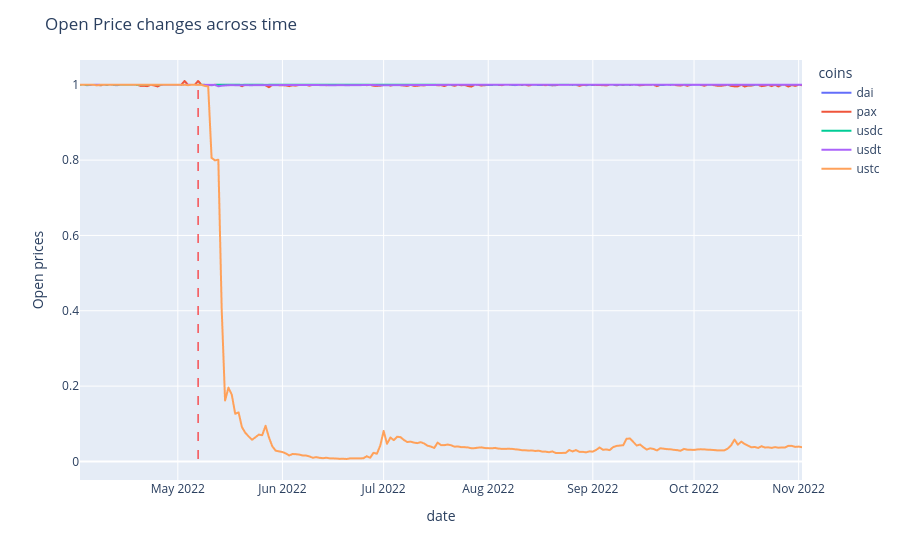
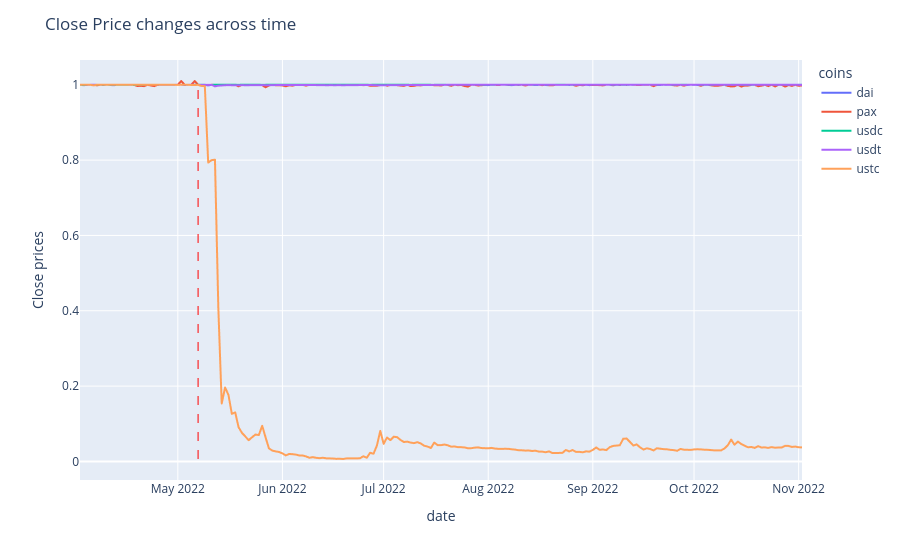
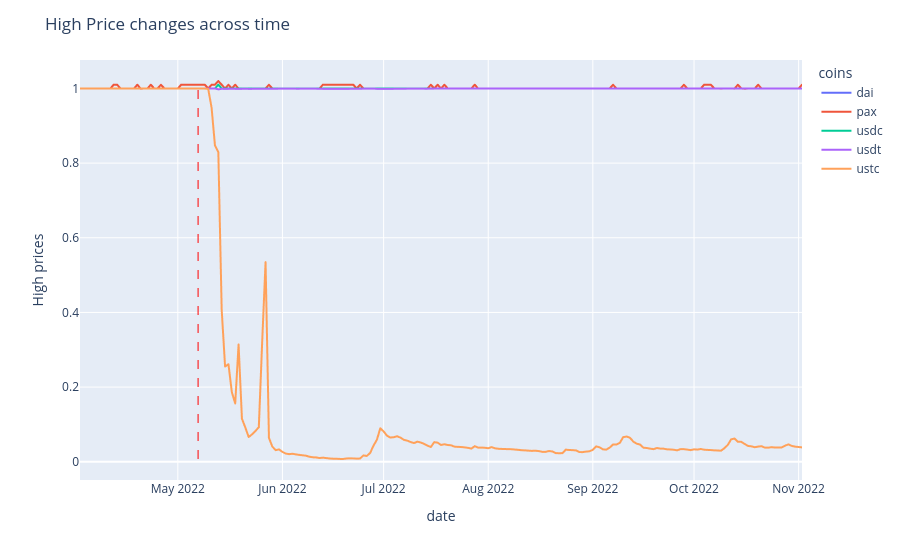
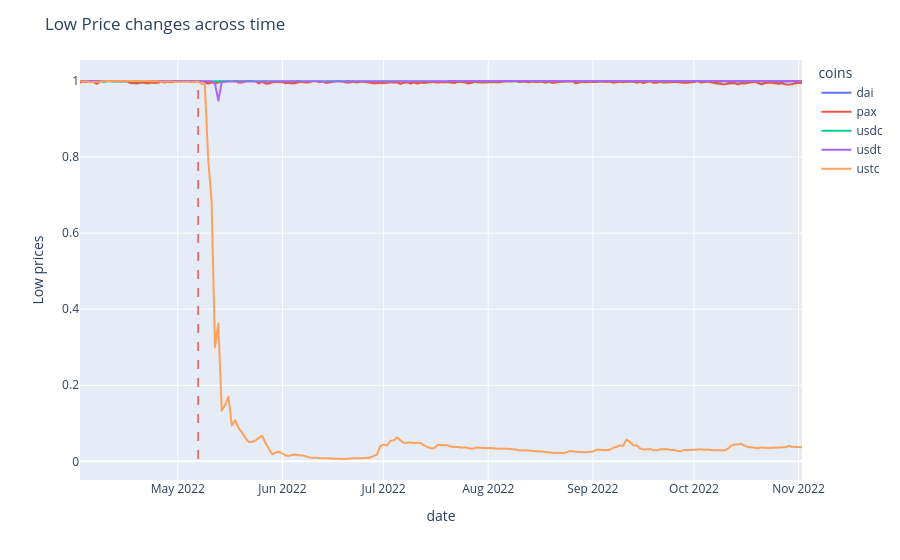

The notebook cell saved with these charts, in order:
### Markdown cell above
## Analysing coin prices for ERC20

### Code cell
create_line_graph(price_data[price_data['coins'] != "wluna"], 'date', 'Open', 'coins')
create_line_graph(price_data[price_data['coins'] != "wluna"], 'date', 'Close', 'coins')
create_line_graph(price_data[price_data['coins'] != "wluna"], 'date', 'High', 'coins')
create_line_graph(price_data[price_data['coins'] != "wluna"], 'date', 'Low', 'coins')

### Figure 1 — Plotly figure (JSON) as saved in the notebook; plotly's stock layout.template omitted (floating-point values rounded to 4 significant figures; data arrays with more than 128 entries replaced by an {"elided": "..."} marker saying what was removed)
{"data": [{"hovertemplate": "coins=dai<br>date=%{x}<br>Open=%{y}<extra></extra>", "legendgroup": "dai", "line": {"color": "#636efa", "dash": "solid"}, "marker": {"symbol": "circle"}, "mode": "lines", "name": "dai", "showlegend": true, "type": "scattergl", "x": {"elided": "215 str values"}, "xaxis": "x", "y": {"elided": "215 float values"}, "yaxis": "y"}, {"hovertemplate": "coins=pax<br>date=%{x}<br>Open=%{y}<extra></extra>", "legendgroup": "pax", "line": {"color": "#EF553B", "dash": "solid"}, "marker": {"symbol": "circle"}, "mode": "lines", "name": "pax", "showlegend": true, "type": "scattergl", "x": {"elided": "215 str values"}, "xaxis": "x", "y": {"elided": "215 float values"}, "yaxis": "y"}, {"hovertemplate": "coins=usdc<br>date=%{x}<br>Open=%{y}<extra></extra>", "legendgroup": "usdc", "line": {"color": "#00cc96", "dash": "solid"}, "marker": {"symbol": "circle"}, "mode": "lines", "name": "usdc", "showlegend": true, "type": "scattergl", "x": {"elided": "215 str values"}, "xaxis": "x", "y": {"elided": "215 float values"}, "yaxis": "y"}, {"hovertemplate": "coins=usdt<br>date=%{x}<br>Open=%{y}<extra></extra>", "legendgroup": "usdt", "line": {"color": "#ab63fa", "dash": "solid"}, "marker": {"symbol": "circle"}, "mode": "lines", "name": "usdt", "showlegend": true, "type": "scattergl", "x": {"elided": "215 str values"}, "xaxis": "x", "y": {"elided": "215 float values"}, "yaxis": "y"}, {"hovertemplate": "coins=ustc<br>date=%{x}<br>Open=%{y}<extra></extra>", "legendgroup": "ustc", "line": {"color": "#FFA15A", "dash": "solid"}, "marker": {"symbol": "circle"}, "mode": "lines", "name": "ustc", "showlegend": true, "type": "scattergl", "x": {"elided": "215 str values"}, "xaxis": "x", "y": {"elided": "215 float values"}, "yaxis": "y"}], "layout": {"legend": {"title": {"text": "coins"}, "tracegroupgap": 0}, "margin": {"t": 60}, "shapes": [{"line": {"color": "red", "dash": "dash", "width": 1}, "type": "line", "x0": "2022-05-07T00:00:00", "x1": "2022-05-07T00:00:00", "y0": 0.00654, "y1": 1.01}], "title": {"text": "Open Price changes across time"}, "xaxis": {"anchor": "y", "domain": [0, 1], "title": {"text": "date"}}, "yaxis": {"anchor": "x", "domain": [0, 1], "title": {"text": "Open prices"}}}}

### Figure 2 — Plotly figure (JSON) as saved in the notebook; plotly's stock layout.template omitted (floating-point values rounded to 4 significant figures; data arrays with more than 128 entries replaced by an {"elided": "..."} marker saying what was removed)
{"data": [{"hovertemplate": "coins=dai<br>date=%{x}<br>Close=%{y}<extra></extra>", "legendgroup": "dai", "line": {"color": "#636efa", "dash": "solid"}, "marker": {"symbol": "circle"}, "mode": "lines", "name": "dai", "showlegend": true, "type": "scattergl", "x": {"elided": "215 str values"}, "xaxis": "x", "y": {"elided": "215 float values"}, "yaxis": "y"}, {"hovertemplate": "coins=pax<br>date=%{x}<br>Close=%{y}<extra></extra>", "legendgroup": "pax", "line": {"color": "#EF553B", "dash": "solid"}, "marker": {"symbol": "circle"}, "mode": "lines", "name": "pax", "showlegend": true, "type": "scattergl", "x": {"elided": "215 str values"}, "xaxis": "x", "y": {"elided": "215 float values"}, "yaxis": "y"}, {"hovertemplate": "coins=usdc<br>date=%{x}<br>Close=%{y}<extra></extra>", "legendgroup": "usdc", "line": {"color": "#00cc96", "dash": "solid"}, "marker": {"symbol": "circle"}, "mode": "lines", "name": "usdc", "showlegend": true, "type": "scattergl", "x": {"elided": "215 str values"}, "xaxis": "x", "y": {"elided": "215 float values"}, "yaxis": "y"}, {"hovertemplate": "coins=usdt<br>date=%{x}<br>Close=%{y}<extra></extra>", "legendgroup": "usdt", "line": {"color": "#ab63fa", "dash": "solid"}, "marker": {"symbol": "circle"}, "mode": "lines", "name": "usdt", "showlegend": true, "type": "scattergl", "x": {"elided": "215 str values"}, "xaxis": "x", "y": {"elided": "215 float values"}, "yaxis": "y"}, {"hovertemplate": "coins=ustc<br>date=%{x}<br>Close=%{y}<extra></extra>", "legendgroup": "ustc", "line": {"color": "#FFA15A", "dash": "solid"}, "marker": {"symbol": "circle"}, "mode": "lines", "name": "ustc", "showlegend": true, "type": "scattergl", "x": {"elided": "215 str values"}, "xaxis": "x", "y": {"elided": "215 float values"}, "yaxis": "y"}], "layout": {"legend": {"title": {"text": "coins"}, "tracegroupgap": 0}, "margin": {"t": 60}, "shapes": [{"line": {"color": "red", "dash": "dash", "width": 1}, "type": "line", "x0": "2022-05-07T00:00:00", "x1": "2022-05-07T00:00:00", "y0": 0.00654, "y1": 1.01}], "title": {"text": "Close Price changes across time"}, "xaxis": {"anchor": "y", "domain": [0, 1], "title": {"text": "date"}}, "yaxis": {"anchor": "x", "domain": [0, 1], "title": {"text": "Close prices"}}}}

### Figure 3 — Plotly figure (JSON) as saved in the notebook; plotly's stock layout.template omitted (floating-point values rounded to 4 significant figures; data arrays with more than 128 entries replaced by an {"elided": "..."} marker saying what was removed)
{"data": [{"hovertemplate": "coins=dai<br>date=%{x}<br>High=%{y}<extra></extra>", "legendgroup": "dai", "line": {"color": "#636efa", "dash": "solid"}, "marker": {"symbol": "circle"}, "mode": "lines", "name": "dai", "showlegend": true, "type": "scattergl", "x": {"elided": "215 str values"}, "xaxis": "x", "y": {"elided": "215 float values"}, "yaxis": "y"}, {"hovertemplate": "coins=pax<br>date=%{x}<br>High=%{y}<extra></extra>", "legendgroup": "pax", "line": {"color": "#EF553B", "dash": "solid"}, "marker": {"symbol": "circle"}, "mode": "lines", "name": "pax", "showlegend": true, "type": "scattergl", "x": {"elided": "215 str values"}, "xaxis": "x", "y": {"elided": "215 float values"}, "yaxis": "y"}, {"hovertemplate": "coins=usdc<br>date=%{x}<br>High=%{y}<extra></extra>", "legendgroup": "usdc", "line": {"color": "#00cc96", "dash": "solid"}, "marker": {"symbol": "circle"}, "mode": "lines", "name": "usdc", "showlegend": true, "type": "scattergl", "x": {"elided": "215 str values"}, "xaxis": "x", "y": {"elided": "215 float values"}, "yaxis": "y"}, {"hovertemplate": "coins=usdt<br>date=%{x}<br>High=%{y}<extra></extra>", "legendgroup": "usdt", "line": {"color": "#ab63fa", "dash": "solid"}, "marker": {"symbol": "circle"}, "mode": "lines", "name": "usdt", "showlegend": true, "type": "scattergl", "x": {"elided": "215 str values"}, "xaxis": "x", "y": {"elided": "215 float values"}, "yaxis": "y"}, {"hovertemplate": "coins=ustc<br>date=%{x}<br>High=%{y}<extra></extra>", "legendgroup": "ustc", "line": {"color": "#FFA15A", "dash": "solid"}, "marker": {"symbol": "circle"}, "mode": "lines", "name": "ustc", "showlegend": true, "type": "scattergl", "x": {"elided": "215 str values"}, "xaxis": "x", "y": {"elided": "215 float values"}, "yaxis": "y"}], "layout": {"legend": {"title": {"text": "coins"}, "tracegroupgap": 0}, "margin": {"t": 60}, "shapes": [{"line": {"color": "red", "dash": "dash", "width": 1}, "type": "line", "x0": "2022-05-07T00:00:00", "x1": "2022-05-07T00:00:00", "y0": 0.007363, "y1": 1.02}], "title": {"text": "High Price changes across time"}, "xaxis": {"anchor": "y", "domain": [0, 1], "title": {"text": "date"}}, "yaxis": {"anchor": "x", "domain": [0, 1], "title": {"text": "High prices"}}}}

### Figure 4 — Plotly figure (JSON) as saved in the notebook; plotly's stock layout.template omitted (floating-point values rounded to 4 significant figures; data arrays with more than 128 entries replaced by an {"elided": "..."} marker saying what was removed)
{"data": [{"hovertemplate": "coins=dai<br>date=%{x}<br>Low=%{y}<extra></extra>", "legendgroup": "dai", "line": {"color": "#636efa", "dash": "solid"}, "marker": {"symbol": "circle"}, "mode": "lines", "name": "dai", "showlegend": true, "type": "scattergl", "x": {"elided": "215 str values"}, "xaxis": "x", "y": {"elided": "215 float values"}, "yaxis": "y"}, {"hovertemplate": "coins=pax<br>date=%{x}<br>Low=%{y}<extra></extra>", "legendgroup": "pax", "line": {"color": "#EF553B", "dash": "solid"}, "marker": {"symbol": "circle"}, "mode": "lines", "name": "pax", "showlegend": true, "type": "scattergl", "x": {"elided": "215 str values"}, "xaxis": "x", "y": {"elided": "215 float values"}, "yaxis": "y"}, {"hovertemplate": "coins=usdc<br>date=%{x}<br>Low=%{y}<extra></extra>", "legendgroup": "usdc", "line": {"color": "#00cc96", "dash": "solid"}, "marker": {"symbol": "circle"}, "mode": "lines", "name": "usdc", "showlegend": true, "type": "scattergl", "x": {"elided": "215 str values"}, "xaxis": "x", "y": {"elided": "215 float values"}, "yaxis": "y"}, {"hovertemplate": "coins=usdt<br>date=%{x}<br>Low=%{y}<extra></extra>", "legendgroup": "usdt", "line": {"color": "#ab63fa", "dash": "solid"}, "marker": {"symbol": "circle"}, "mode": "lines", "name": "usdt", "showlegend": true, "type": "scattergl", "x": {"elided": "215 str values"}, "xaxis": "x", "y": {"elided": "215 float values"}, "yaxis": "y"}, {"hovertemplate": "coins=ustc<br>date=%{x}<br>Low=%{y}<extra></extra>", "legendgroup": "ustc", "line": {"color": "#FFA15A", "dash": "solid"}, "marker": {"symbol": "circle"}, "mode": "lines", "name": "ustc", "showlegend": true, "type": "scattergl", "x": {"elided": "215 str values"}, "xaxis": "x", "y": {"elided": "215 float values"}, "yaxis": "y"}], "layout": {"legend": {"title": {"text": "coins"}, "tracegroupgap": 0}, "margin": {"t": 60}, "shapes": [{"line": {"color": "red", "dash": "dash", "width": 1}, "type": "line", "x0": "2022-05-07T00:00:00", "x1": "2022-05-07T00:00:00", "y0": 0.006218, "y1": 1}], "title": {"text": "Low Price changes across time"}, "xaxis": {"anchor": "y", "domain": [0, 1], "title": {"text": "date"}}, "yaxis": {"anchor": "x", "domain": [0, 1], "title": {"text": "Low prices"}}}}
